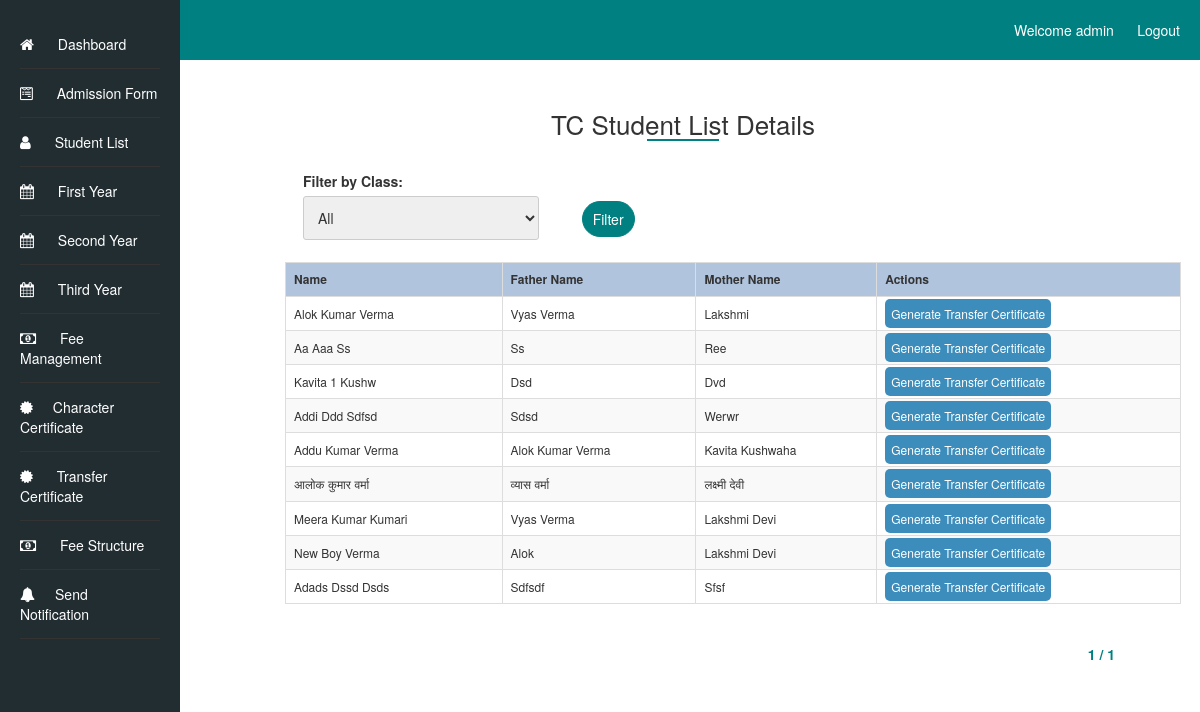
Before: /student_detail_trans_cert/student_detail_trans_cert/ (signed in) with the older database file.
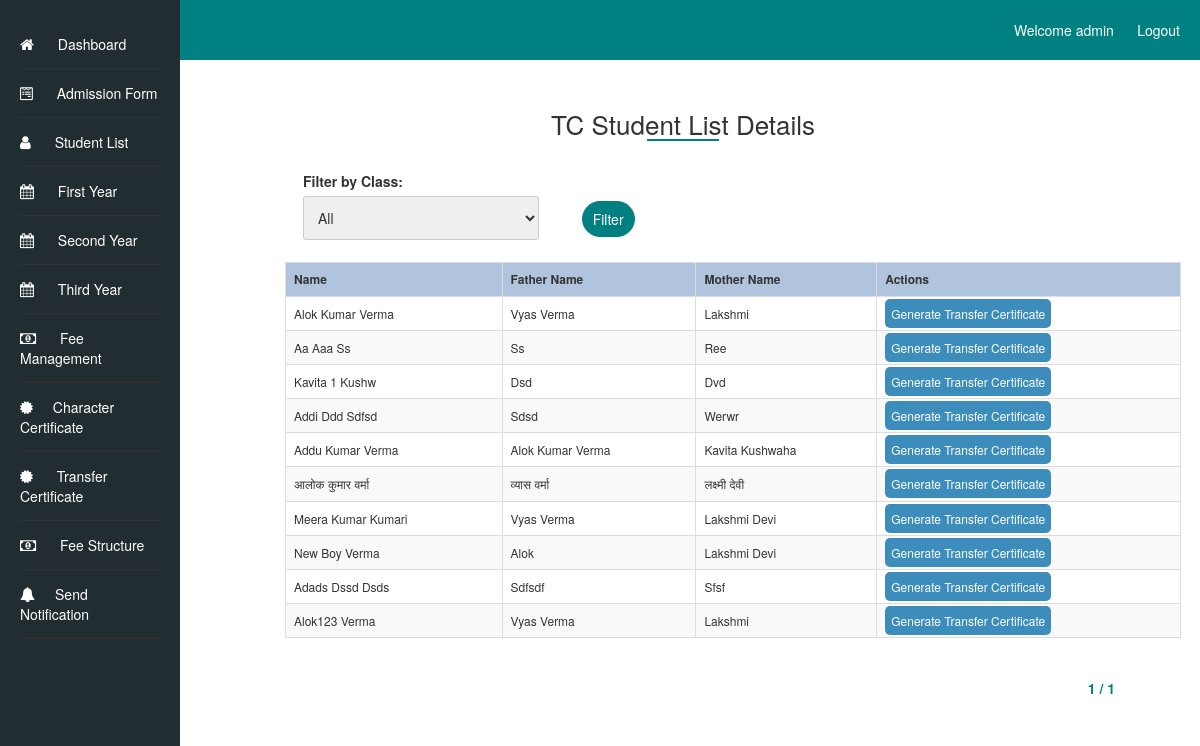
After: the same page with the newer database file.
### admissionapp/models.py (models this page shows, shortened)
class AdmissionForm(models.Model):
    first_name = models.CharField(max_length=50)
    middle_name = models.CharField(max_length=50, blank=True,)
    last_name = models.CharField(max_length=50, blank=True,)
    father_name = models.CharField(max_length=100)
    mother_name = models.CharField(max_length=100)
    photo = models.ImageField(upload_to='admission_photos/')
    marks_10th = models.DecimalField(max_digits=5, decimal_places=2)
    marks_12th = models.DecimalField(max_digits=5, decimal_places=2)
    admission_batch = models.CharField(max_length=20)
    school_details_12th = models.TextField()
    school_details_10th = models.TextField()
    address = models.TextField()
    pass_out_year_12th = models.IntegerField()
    pass_out_year_10th = models.IntegerField()
    admission_date = models.DateField()
    caste = models.CharField(max_length=20)
    roll_number_12th = models.CharField(max_length=20)
    roll_number_10th = models.CharField(max_length=20)
    aadhar_number = models.CharField(max_length=12, unique=True)
    mobile_number = models.CharField(max_length=10)
    date_of_birth = models.DateField()
    subjects = models.CharField(max_length=1000)
    registration_number = models.CharField(max_length=20, blank=True)
    current_semester = models.CharField(max_length=20, blank=True)

### transfer_certificate/views.py (the view)
# urls.py: path('student_detail_trans_cert/', views.student_list_details_trans, name='student_list_details_transfer'),
@login_required
def student_list_details_trans(request):
    class_choices = AdmissionForm.objects.values_list('admission_batch', flat=True).distinct()
    selected_class = request.GET.get('class_filter')  # Get the selected class from the query parameter
    if selected_class:
        class_students = AdmissionForm.objects.filter(admission_batch=selected_class)
    else:
        class_students = AdmissionForm.objects.all()
    page = request.GET.get('page')
    paginator = Paginator(class_students, 20)  # Display 10 students per page, you can adjust this number as needed
    class_students = paginator.get_page(page)
    for student in class_students:
        student_id = student.id
    return render(request, 'transfer_certificate/student_details_trans_cert.html', {'class_students': class_students, 'class_choices': class_choices, 'selected_class': selected_class,})

### transfer_certificate/templates/transfer_certificate/student_details_trans_cert.html (shortened to what this page needs)
<!DOCTYPE html>
<html lang="en">
<head>
    <link rel="stylesheet" type="text/css" href="/static/styles.css">
    <link rel="stylesheet" href="https://cdnjs.cloudflare.com/ajax/libs/font-awesome/4.7.0/css/font-awesome.min.css">
    <link rel="stylesheet" href="/static/bootstrap.min.css">
</head>
<body>
    <header>
        Welcome {{ user.username }} &nbsp;&nbsp;&nbsp;&nbsp;&nbsp;
        <a href="{% url 'logout' %}?next=/loginapp/logout/">Logout</a>
    </header>
    <div class="container-fluid">
        <div class="sidebar">
            <ul class="dashboard_list">
                <li><a href="/dashboard"><i class="fa fa-home" aria-hidden="true"></i> Dashboard</a></li>
                <li><a href="{% url 'admission_form' %}"><i class="fa fa-wpforms" aria-hidden="true"></i> Admission Form</a></li>
                <li><a href="{% url 'student_list' %}"><i class="fa fa-user"></i> Student List</a></li>
                <li><a href="{% url 'first_year' %}"><i class="fa fa-calendar" aria-hidden="true"></i> First Year</a></li>
                <li><a href="{% url 'second_year' %}"><i class="fa fa-calendar" aria-hidden="true"></i> Second Year</a></li>
                <li><a href="{% url 'third_year' %}"><i class="fa fa-calendar" aria-hidden="true"></i> Third Year</a></li>
                <li><a href="{% url 'fee_detail' %}"><i class="fa fa-money" aria-hidden="true"></i> Fee Management</a></li>
                <li><a href="{% url 'student_list_details' %}"><i class="fa fa-certificate" aria-hidden="true"></i>Character Certificate</a></li>
                <li><a href="{% url 'student_list_details_transfer' %}"><i class="fa fa-certificate" aria-hidden="true"></i> Transfer Certificate</a></li>
                <li><a href="{% url 'fee_structure' %}"><i class="fa fa-money" aria-hidden="true"></i> Fee Structure</a></li>
                <li><a href="{% url 'send_messages' %}"><i class="fa fa-bell" aria-hidden="true"></i>Send Notification</a></li>
            </ul>
        </div>
        <div class="content">
            <h2 class="student_heading update_heading">TC Student List Details</h2>
            <div class="col-sm-6">
                <form method="get" class="transfer_cer_filter admission_filter">
                    <div class="col-sm-8 year_admin">
                    <label for="class_filter">Filter by Class:</label>
                    <select id="class_filter" name="class_filter">
                        <option value="">All</option>
                    </select>
                    </div>
                    <div class="col-sm-4"><button type="submit" class="apply_filter">Filter</button></div>
                </form>
            </div>
            <br>
            {% if class_students %}
            <table class="student_list_tab">
                <thead>
                    <tr>
                        <th>Name</th>
                        <th>Father Name</th>
                        <th>Mother Name</th>
                        <th>Actions</th>
                    </tr>
                </thead>
                <tbody>
                    {% for student in class_students %}
                    <tr>
                        <td>{{ student.first_name }} {{ student.middle_name }} {{ student.last_name }} </td>
                        <td>{{ student.father_name }}</td>
                        <td>{{ student.mother_name }}</td>
                        <td>
                            <a href="{% url 'view_transfer_certificate' student.id %}" class="details_btn">Generate Transfer Certificate</a>
                        </td>
                    </tr>
                    {% endfor %}
                </tbody>
            </table>
            {% else %}
            <p>No students found.</p>
            {% endif %}
        </div>
        <div class="pagination">
            <span class="step-links">
                <span class="current-page">{{ class_students.number }} / {{ class_students.paginator.num_pages }}</span>
            </span>
        </div>
    </div>
</body>
</html>

Changed rows visible on the page:
added AdmissionForm: first_name "Alok123", last_name "Verma", father_name "Vyas Verma", mother_name "Lakshmi"
